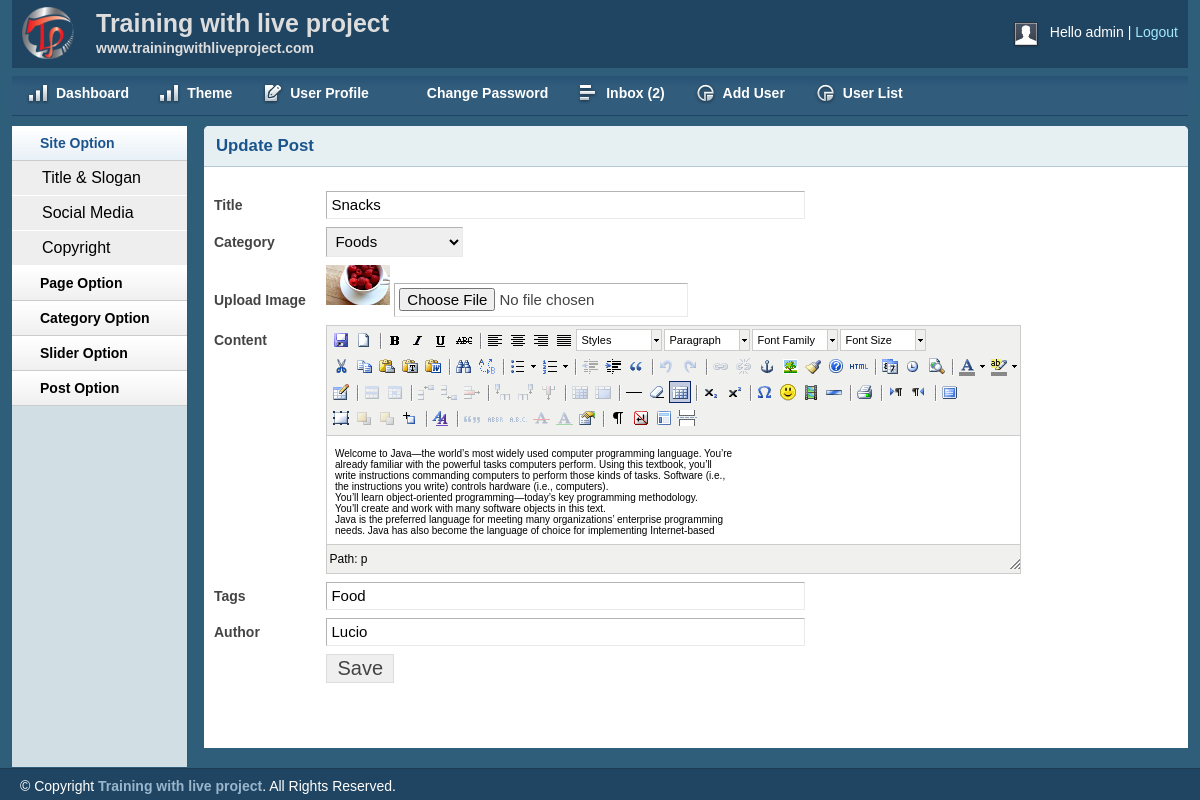
Page /admin/editpost.php?editpostid=6 (signed in) on the committed database.
### tables this page shows
CREATE TABLE `tbl_post` (
  `id` int(11) NOT NULL,
  `cat` int(11) NOT NULL,
  `title` varchar(100) NOT NULL,
  `body` text NOT NULL,
  `image` varchar(100) NOT NULL,
  `author` varchar(100) NOT NULL,
  `tags` varchar(100) NOT NULL,
  `date` timestamp NOT NULL DEFAULT CURRENT_TIMESTAMP,
  `userid` int(11) NOT NULL
);

CREATE TABLE `tbl_category` (
  `id` int(11) NOT NULL,
  `name` varchar(100) NOT NULL
);

### lib/Database.php (called while the page is built, shortened)
<?php
Class Database{
	public $host   = DB_HOST;
	public $user   = DB_USER;
	public $pass   = DB_PASS;
	public $dbname = DB_NAME;
	public $link;
	private function connectDB(){
	$this->link = new mysqli($this->host, $this->user, $this->pass,  $this->dbname);
 }
	public function select($query){
		$result = $this->link->query($query) or die($this->link->error.__LINE__);
		if($result->num_rows > 0){
			return $result;
		} else {
			return false;
		}
	}
}

### admin/editpost.php (the view, shortened to what this page needs)
<?php include'inc/adminheader.php' ?>
<?php include'inc/adminsidebar.php' ?>
<?php
  if (!isset($_GET['editpostid']) || $_GET['editpostid'] == NULL) {
    echo "<script>window.location='postlist.php';</script>";
  } else {
    $postid =$_GET['editpostid'];
  }
?>
        <div class="grid_10">
            <div class="box round first grid">
                <h2>Update Post</h2>
                <div class="block">
 <?php
   $query = "select * from tbl_post where id='$postid' order by id desc";
   $getpost = $db->select($query);
    while ($postresult = $getpost->fetch_assoc()) {
 ?>
                 <form action="" method="post" enctype="multipart/form-data">
                    <table class="form">
                        <tr>
                            <td>
                                <label>Title</label>
                            </td>
                            <td>
                                <input type="text" name="title"
                                value="<?php echo $postresult['title']; ?>" class="medium" />
                            </td>
                        </tr>
                        <tr>
                            <td>
                                <label>Category</label>
                            </td>
                            <td>
                                <select id="select" name="cat">
                    <?php
                       $query ="select * from tbl_category";
                       $category = $db->select($query);
                       if ($category) {
                           while($result =$category->fetch_assoc() ){
                    ?>
                                    <option
                            <?php
                               if ($postresult['cat']==$result['id']) { ?>
                                          selected="selected"
                                <?php } ?>   value="<?php echo $result['id']; ?>"> <?php echo
                                $result['name'];?>  </option>
                          <?php  } } ?>
                                </select>
                            </td>
                        </tr>
                        <tr>
                            <td>
                                <label>Upload Image</label>
                            </td>
                            <td>
                                <img src="<?php echo $postresult['image']; ?>" height='40px' weight='60px'/>
                                <input type="file"  name="image"/>
                            </td>
                        </tr>
                        <tr>
                            <td style="vertical-align: top; padding-top: 9px;">
                                <label>Content</label>
                            </td>
                            <td>
                            </td>
                        </tr>
                        <tr>
                            <td>
                                <label>Tags</label>
                            </td>
                            <td>
                              <input type="text" name="tags"
                              value="<?php echo $postresult['tags']; ?>" class="medium" />
                            </td>
                        </tr>
                        <tr>
                            <td>
                                <label>Author</label>
                            </td>
                            <td>
                                <input type="text" name="author" value="<?php echo $postresult['author']; ?>" class="medium" />
                            </td>
                        </tr>
						<tr>
                            <td></td>
                            <td>
                                <input type="submit" name="submit" Value="Save" />
                            </td>
                        </tr>
                    </table>
                    </form>
                    <?php }  ?>
                </div>
            </div>
        </div>
  <?php include'inc/adminfooter.php'?>

### admin/css/layout.css (style rules this page uses)
body { background: #fff none repeat scroll 0 0; color: #444; font-size: 14px; padding: 0; }
h1, h2, h3, h4, h5, h6 { line-height:1.2em; margin-bottom:.3em; }
h2 { margin-top:1em; }
.box { background:#fff; margin-bottom:20px; padding:10px 10px 10px 10px; margin-left:-8px; }
.box.grid { padding-bottom:40px; }
.box.round { -moz-border-radius: 5px 5px 0px 0px; -webkit-border-radius: 5px 5px 0px 0px; border-radius: 5px 5px 0px 0px; }
.box h2 { font-size:1.2em; font-weight:bold; color:#1B548D; background:#E6F0F3; margin:-10px -10px 0 -10px; padding:10px 12px; border-bottom:1px solid #B3CBD6; -moz-border-radius: 5px 5px 0px 0px; -webkit-border-radius: 5px 5px 0px 0px; border-radius: 5px 5px 0px 0px; }
.box.first { min-height: 406px; }
.block { padding-top:20px; }
table.form { width:100%; }
table.form td { padding:4px 0px; }
table.form label { font-weight:bold; }
table.form input, table.form select { font-size: 15px; padding: 4px 4px 5px 4px; border-top: 1px solid #b3b3b3; border-left: 1px solid #b3b3b3; border-right: 1px solid #eaeaea; border-bottom: 1px solid #eaeaea; }
table.form input[type="submit"] { border: 1px solid #ddd; color: #444; cursor: pointer; font-size: 20px; padding: 2px 10px; }
input.medium { width: 55%; }
.block { padding-bottom:1px; }

### admin/js/tiny-mce/themes/advanced/skins/default/content.css (style rules this page uses)
body, td, pre { color:#000; font-family:Verdana, Arial, Helvetica, sans-serif; font-size:10px; margin:8px; }
body { background:#FFF; }
h2 { font-size: 1.5em }
img { border:0; }
table, img, hr, .mceItemAnchor { cursor:default }
table td, table th { cursor:text }

### rows in the picture
tbl_post: title "Snacks", cat "Foods", image (picture), tags "Food", author "Lucio"

### other values in the picture
session::get('username') "admin"
$count "2"
